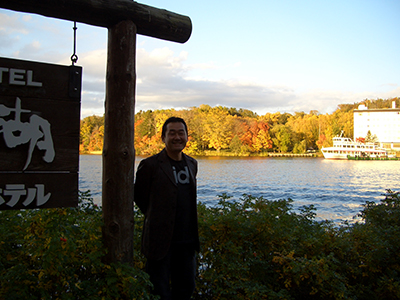
#> input picture input images/15.jpg, 400 x 300 px, found by its file name
$ python main.py
#> lines starting #> are read from the running program, lines starting #| are printed output that depends on the picture
### guided_filter/core/filter.py

# import requi9red module
import sys

# append the path of the
# parent directory
sys.path.append("..")
import numpy as np

from ..cv.smooth import box_filter
from ..cv.image import to_32F


class GuidedFilter:
    """
    This is a factory class which builds guided filter
    according to the channel number of guided Input.
    The guided input could be gray image, color image,
    or multi-dimensional feature map.

    References:
        K.He, J.Sun, and X.Tang. Guided Image Filtering. TPAMI'12.
    """
    def __init__(self, I, radius, eps):
        """

        Parameters
        ----------
        I: NDArray
            Guided image or guided feature map
        radius: int
            Radius of filter
        eps: float
            Value controlling sharpness
        """
        if len(I.shape) == 2:
            self._Filter = GrayGuidedFilter(I, radius, eps)
        else:
            self._Filter = MultiDimGuidedFilter(I, radius, eps)

    # [23 lines left out: function filter, not called in this run]


class GrayGuidedFilter:
    """
    Specific guided filter for gray guided image.
    """
    def __init__(self, I, radius, eps):
        """

        Parameters
        ----------
        I: NDArray
            2D guided image
        radius: int
            Radius of filter
        eps: float
            Value controlling sharpness
        """
        self.I = to_32F(I)
        self.radius = radius
        self.eps = eps

    # [31 lines left out: function filter, not called in this run]


class MultiDimGuidedFilter:
    """
    Specific guided filter for color guided image
    or multi-dimensional feature map.
    """
    # [61 lines left out: functions __init__, filter, not called in this run]

### main.py
import cv2
import numpy as np
import copy
from guided_filter.core.filter import GuidedFilter
import os
import sklearn
import skfuzzy as fuzz
import matplotlib
from skfuzzy import control as ctrl
import math

# [43 lines left out: functions nearestPowerOf2, mst_clustering, not called in this run]

def k_means(k, img):

    shape = img.shape
    img = img.flatten()
    # Define criteria = ( type, max_iter = 10 , epsilon = 1.0 )
    criteria = (cv2.TERM_CRITERIA_EPS + cv2.TERM_CRITERIA_MAX_ITER, 10, 1.0)
    # Set flags (Just to avoid line break in the code)
    flags = cv2.KMEANS_RANDOM_CENTERS
    # Apply KMeans
    img = np.float32(img)
    compactness,labels,centers = cv2.kmeans(img,k,None,criteria,10,flags)

    center_rank = dict()
    arr = np.zeros(centers.shape[0])

    for i, center in enumerate(centers):
        arr[i] = center[0]
    arr = np.sort(arr)
    for i, center in enumerate(arr):
        center_rank[center] = i
    labels = labels.reshape(shape)
    for x in range(labels.shape[0]):
        for y in range(labels.shape[1]):
            labels[x,y] = center_rank[centers[labels[x,y]][0]] * (255 / (k-1))
    return labels

# [92 lines left out: functions recolorize_output, pyramid_blending, get_fuzzy, not called in this run]

def process_image(INPUT_IMAGE_PATH, INPUT_IMAGE_NAME, OUTPUT_IMAGE_DIR, USE_VAL_AS_GRAY):

    # Creating output folder
#> called with INPUT_IMAGE_PATH = '.\\input images\\15.jpg', INPUT_IMAGE_NAME = '15.jpg', OUTPUT_IMAGE_DIR = '.\\output_images5\\', USE_VAL_AS_GRAY = True
    print(f"Processing the image - {INPUT_IMAGE_PATH}")
    OUTPUT_IMAGE_PATH = f"{OUTPUT_IMAGE_DIR}{INPUT_IMAGE_NAME.replace('.','-')}\\"
    if not os.path.exists(OUTPUT_IMAGE_PATH):
        os.makedirs(OUTPUT_IMAGE_PATH)

    # Parameters
    gamma = 2
    alpha = 0.5
    radius = 60
    eps = 0.001
    k_means_num = 5

    # STEP 1 - Get grayscale image
    if USE_VAL_AS_GRAY:
        # Convert image from BGR to HSV color space
        # Use the 'V' (value) matrix as grayscale image
        img = cv2.imread(INPUT_IMAGE_PATH)
#> img is the input picture: shape (300, 400, 3); mean B, G, R 98.1, 110.7, 111
        I = cv2.cvtColor(img, cv2.COLOR_BGR2HSV)[:,:,2]
    else:
        # Get grayscale image by averaging RGB components
        for y in range(img.shape[0]):
            for x in range(img.shape[1]):
                temp = 0
                for c in range(img.shape[2]):
                    temp = temp + img[y,x,c]
                I[y,x] = temp/3

    cv2.imwrite(OUTPUT_IMAGE_PATH + "\\input_image.jpg", img)
    cv2.imwrite(OUTPUT_IMAGE_PATH + "\\grayed_input_image.jpg", I)

    I_gamma = copy.deepcopy(I)

    # STEP - 2
    # Performing gamma correction, storing gamma corrected image in I_gamma
    for y in range(I.shape[0]):
        for x in range(I.shape[1]):
                I_gamma[y,x] = int(255 * ((I[y,x]/255)**(1/gamma)))
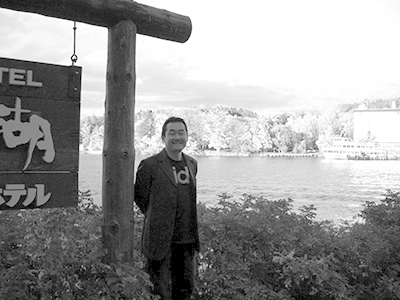
#> I_gamma: shape (300, 400); min 0, max 255, mean 152.2

    cv2.imwrite(OUTPUT_IMAGE_PATH + "\\gamma_corrected.jpg", I_gamma)

    # Histogram equalization
    I_he = cv2.equalizeHist(I)
    O = copy.deepcopy(I_he)

    # Merge histogram equalized image and gamma corrected image
    for y in range(I.shape[0]):
        for x in range(I.shape[1]):
                O[y,x] = (1 - alpha)*I_gamma[y,x] + alpha*I_he[y,x]
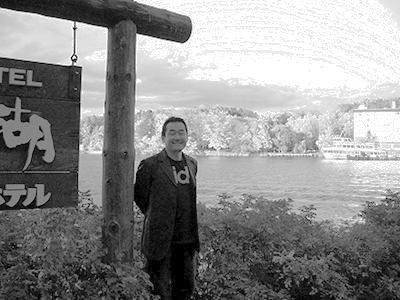
#> O: shape (300, 400); min 0, max 255, mean 140.6

    cv2.imwrite(OUTPUT_IMAGE_PATH + "\\hist_gamma_merged_image.jpg", I_he)

    # Recoloring histogram,gamma corrected and both merged image
    # For debugging purposes only
    # Can be skipped
    if USE_VAL_AS_GRAY:
        O_rgb = copy.deepcopy(cv2.cvtColor(img, cv2.COLOR_BGR2HSV))
        O_rgb[:,:,2] = I_he
        O_rgb = cv2.cvtColor(O_rgb, cv2.COLOR_HSV2BGR)
    else:
        O_rgb = copy.deepcopy(img)
        for y in range(O_rgb.shape[0]):
            for x in range(O_rgb.shape[1]):
                for c in range(O_rgb.shape[2]):
                    O_rgb[y,x,c] = img[y,x,c]*(I_he[y,x]/(I[y,x]+1))

    cv2.imwrite(OUTPUT_IMAGE_PATH + "\\alpha_blended_image.jpg", I_he)
    cv2.imwrite(OUTPUT_IMAGE_PATH + "\\histogram_eq_colored.jpg", O_rgb)

    if USE_VAL_AS_GRAY:
        O_rgb = copy.deepcopy(cv2.cvtColor(img, cv2.COLOR_BGR2HSV))
        O_rgb[:,:,2] = I_gamma
        O_rgb = cv2.cvtColor(O_rgb, cv2.COLOR_HSV2BGR)
    else:
        O_rgb = copy.deepcopy(img)
        for y in range(O_rgb.shape[0]):
            for x in range(O_rgb.shape[1]):
                for c in range(O_rgb.shape[2]):
                    O_rgb[y,x,c] = img[y,x,c]*(I_gamma[y,x]/(I[y,x]+1))

    cv2.imwrite(OUTPUT_IMAGE_PATH + "\\gamma_corrected_colored.jpg", O_rgb)

    if USE_VAL_AS_GRAY:
        O_rgb = copy.deepcopy(cv2.cvtColor(img, cv2.COLOR_BGR2HSV))
        O_rgb[:,:,2] = O
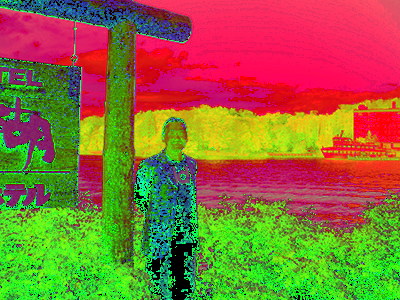
#> O_rgb: shape (300, 400, 3); mean B, G, R 56.8, 108.1, 140.6
        O_rgb = cv2.cvtColor(O_rgb, cv2.COLOR_HSV2BGR)
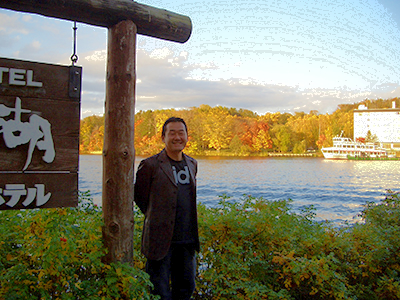
#> O_rgb: shape (300, 400, 3); mean B, G, R 105.5, 126.6, 128.6
    else:
        O_rgb = copy.deepcopy(img)
        for y in range(O_rgb.shape[0]):
            for x in range(O_rgb.shape[1]):
                for c in range(O_rgb.shape[2]):
                    O_rgb[y,x,c] = img[y,x,c]*(O[y,x]/(I[y,x]+1))

    cv2.imwrite(OUTPUT_IMAGE_PATH + "\\gamma_histogram_colored.jpg", O_rgb)
    # Skippable part ends

    # STEP 3 - Otsu thresholding / k-means clustering

    # Otsu Threshold
    # ret, W = cv2.threshold(I, 0, 255, cv2.THRESH_BINARY +  cv2.THRESH_OTSU)
    # technique_name = "otsu's_threshold"

    # k-means clustering
    W = k_means(k_means_num, I)
#> in k_means, `compactness,labels,centers = cv2.kmeans(img,k,None,criteria,10,flags)`: compactness = 17094449.1; centers = [250.8, 158.3, 206.8, 17.15, 60.59]
#> the loop in k_means, `for i, center in enumerate(centers):` made 5 passes
#> center on passes 1 to 5: [250.8], [158.3], [206.8], [17.15], [60.59]
#> in k_means, `arr = np.sort(arr)`: arr = [17.15, 60.59, 158.3, 206.8, 250.8]
#> the loop in k_means, `for i, center in enumerate(arr):` made 5 passes
#> after the loop in k_means, `for i, center in enumerate(arr):`: center_rank = {17.15: 0, 60.59: 1, 158.3: 2, 206.8: 3, 250.8: 4}
#> in k_means, `labels = labels.reshape(shape)`:
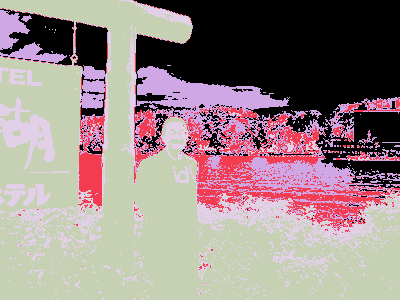
#> labels: shape (300, 400) int32; 5 distinct labels, from 0 to 4; one colour per label, 0 black
#> after the loop in k_means, `for x in range(labels.shape[0]):`:
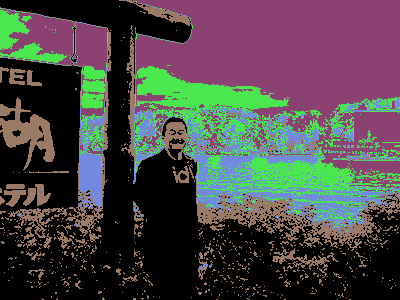
#> labels: shape (300, 400) int32; 5 distinct labels, from 0 to 255; one colour per label, 0 black
    cv2.imwrite(OUTPUT_IMAGE_PATH + "\\mask.jpg", W)
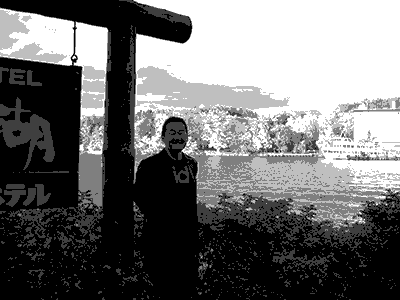
#> saved as mask.jpg: shape (300, 400); min 0, max 255, mean 110.5

    # cv2.imshow("W",W)
    # cv2.waitKey(0)
    technique_name = f"k-means-{k_means_num}"

    # STEP - 4
    # Getting smoothened weight map using guided filter
    GF = GuidedFilter(I, radius, eps)
    W_cap = GF.filter(W)
    print(W.max())
    cv2.imwrite(OUTPUT_IMAGE_PATH + "\\k_means_mask.jpg", (W_cap)*255)


    W_cap_fuzzy = get_fuzzy(2,I)
    cv2.imwrite(OUTPUT_IMAGE_PATH + "\\fuzzy_mask.jpg", (W_cap_fuzzy)*255)


    # STEP - 5
    O_cap = copy.deepcopy(O)
    for x in range(O_cap.shape[0]):
        for y in range(O_cap.shape[1]):
            O_cap[x,y] = (1-W_cap[x,y])*O_cap[x,y] + (W_cap[x,y])*I[x,y]
    # O_cap = pyramid_blending(W_cap,I,O_cap)

    O_cap_fuzzy = copy.deepcopy(O)
    for x in range(O_cap_fuzzy.shape[0]):
        for y in range(O_cap_fuzzy.shape[1]):
            O_cap_fuzzy[x,y] = (1-W_cap_fuzzy[x,y])*O_cap_fuzzy[x,y] + (W_cap_fuzzy[x,y])*I[x,y]

    cv2.imwrite(OUTPUT_IMAGE_PATH + "\\grayed_output.jpg", O_cap)

    # STEP - 6
    # Recolorize output

    O_rgb = recolorize_output(O,O_cap,I_he,img,I)
    O_rgb_fuzzy = recolorize_output(O,O_cap_fuzzy,I_he,img,I)


    cv2.imwrite(OUTPUT_IMAGE_PATH + "\\colored_output.jpg", O_rgb)
    cv2.imwrite(OUTPUT_IMAGE_PATH + "\\colored_output_fuzzy.jpg", O_rgb_fuzzy)
    cv2.imwrite(OUTPUT_IMAGE_PATH + "\\colored_output_comp.jpg", np.hstack((O_rgb, O_rgb_fuzzy)))


    cv2.imwrite(OUTPUT_IMAGE_PATH + "\\final_comparison.jpg", np.hstack((img, O_rgb)))

if __name__ == "__main__":

    BULK_PROCESSING_MODE = False
    INPUT_IMAGE_NAME = [
        "15.jpg"
    ]
    INPUT_IMAGE_DIR = f".\input images\\"
    OUTPUT_IMAGE_DIR = f".\output_images5\\"
    USE_VAL_AS_GRAY = True
    if BULK_PROCESSING_MODE:
        for img in os.listdir(INPUT_IMAGE_DIR):
            process_image(f"{INPUT_IMAGE_DIR}{img}", img, OUTPUT_IMAGE_DIR, USE_VAL_AS_GRAY)
    else:
        for img in INPUT_IMAGE_NAME:
            process_image(f"{INPUT_IMAGE_DIR}{img}", img, OUTPUT_IMAGE_DIR, USE_VAL_AS_GRAY)
#> (the call stopped at in __init__, `self.I = to_32F(I)`: guided_filter is not available in this run)

$ run again, with input images/12.jpg copied over input images/15.jpg
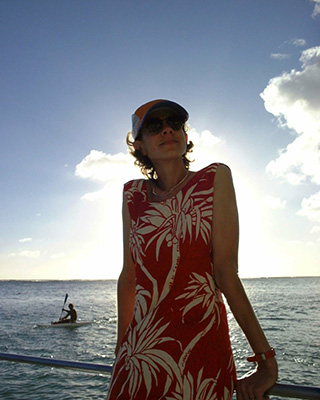
#> input picture input images/12.jpg, 320 x 400 px, found by its file name
#> in process_image, img is the input picture: shape (400, 320, 3); mean B, G, R 142.1, 135.6, 135
#> compactness = 20291694.5; centers = [94.61, 57.98, 193.8, 153.6, 246.6]
#> the loop in k_means, `for i, center in enumerate(centers):` made 5 passes
#> center on passes 1 to 5: [94.61], [57.98], [193.8], [153.6], [246.6]
#> in k_means, `arr = np.sort(arr)`: arr = [57.98, 94.61, 153.6, 193.8, 246.6]
#> the loop in k_means, `for i, center in enumerate(arr):` made 5 passes
#> after the loop in k_means, `for i, center in enumerate(arr):`: center_rank = {57.98: 0, 94.61: 1, 153.6: 2, 193.8: 3, 246.6: 4}
#> after the loop in k_means, `for x in range(labels.shape[0]):`:
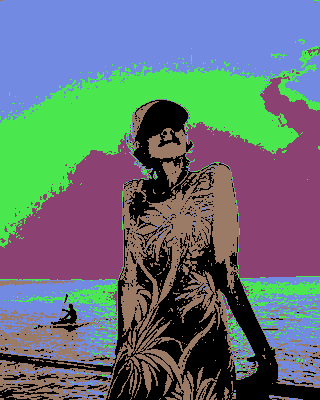
#> labels: shape (400, 320) int32; 5 distinct labels, from 0 to 255; one colour per label, 0 black
#> in process_image, `cv2.imwrite(OUTPUT_IMAGE_PATH + "\\mask.jpg", W)`:
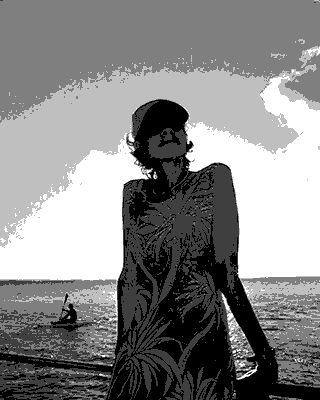
#> saved as mask.jpg: shape (400, 320); min 0, max 255, mean 134.8

$ run again, with input images/14.jpg copied over input images/15.jpg
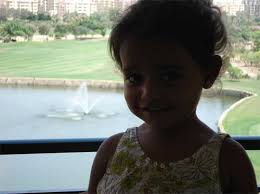
#> input picture input images/14.jpg, 260 x 194 px, found by its file name
#> in process_image, img is the input picture: shape (194, 260, 3); mean B, G, R 111.2, 120.3, 114.4
#> compactness = 7618463.8; centers = [64.36, 23.63, 201.9, 147.9, 232.2]
#> the loop in k_means, `for i, center in enumerate(centers):` made 5 passes
#> center on passes 1 to 5: [64.36], [23.63], [201.9], [147.9], [232.2]
#> in k_means, `arr = np.sort(arr)`: arr = [23.63, 64.36, 147.9, 201.9, 232.2]
#> the loop in k_means, `for i, center in enumerate(arr):` made 5 passes
#> after the loop in k_means, `for i, center in enumerate(arr):`: center_rank = {23.63: 0, 64.36: 1, 147.9: 2, 201.9: 3, 232.2: 4}
#> in process_image, `cv2.imwrite(OUTPUT_IMAGE_PATH + "\\mask.jpg", W)`:
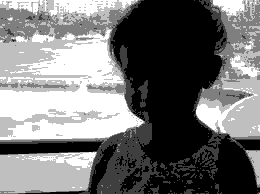
#> saved as mask.jpg: shape (194, 260); min 0, max 255, mean 117
